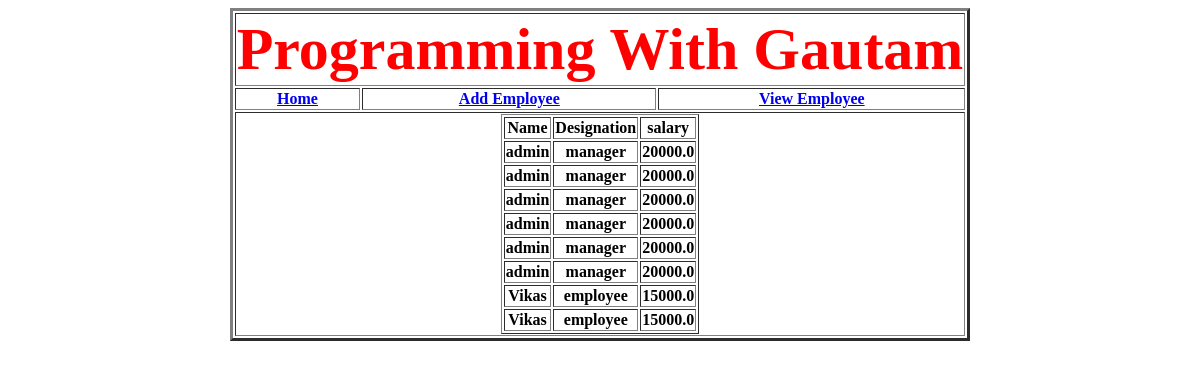
The app's page /view_emp/ with its own data.
### app8/models.py (models this page shows)
class employee(models.Model):
    name=models.CharField(max_length=30)
    designation=models.CharField(max_length=30)
    salary=models.FloatField()

### app8/views.py (the view)
# urls.py: path('view_emp/', views.viewemp),
def viewemp(request):
    result=employee.objects.all()
    return render(request, 'allemp.html',{"data":result})

### templates/allemp.html
{% extends 'index.html' %}
{% block one %}
    <table align="center" border="1">
    <tr><th>Name</th><th>Designation</th><th>salary</th></tr>
        {% for x in data %}
            <tr><th>{{ x.name }}</th>
                <th>{{ x.designation }}</th>
                <th>{{ x.salary }}</th>
            </tr>
        {%  endfor %}
    </table>
{% endblock %}

### templates/Index.html
{% extends 'common.html' %}
{% block pwg %}
    <table border="3" align="center">
        <tr><th id="title" colspan="3">Programming With Gautam</th></tr>
        <tr>
            <th class="menu"><a href="/home/">Home</a></th>
            <th class="menu"><a href="/add_emp/">Add Employee</a></th>
            <th class="menu"><a href="/view_emp/">View Employee</a></th>
        </tr>
    <tr><th colspan="3">{% block one %}
    {% endblock %}</th></tr>
    </table>
{% endblock %}

### templates/common.html (shortened to what this page needs)
{% load static %}
<html>
<head>
    <link rel="stylesheet" href="{% static 'css/home.css' %}">
</head>
<body>
{% block pwg %}
{% endblock %}
</body>

### app8/static/css/home.css (style rules this page uses)
#title { font-family: "Droid Sans Mono Dotted"; font-size: 60px; color: red; }
.menu { font-family: "Droid Sans Mono"; font-size: medium; color: green; }

### records on screen
employee: name "admin", designation "manager", salary "20000.0"
employee: name "admin", designation "manager", salary "20000.0"
employee: name "admin", designation "manager", salary "20000.0"
employee: name "admin", designation "manager", salary "20000.0"
employee: name "admin", designation "manager", salary "20000.0"
employee: name "admin", designation "manager", salary "20000.0"
employee: name "Vikas", designation "employee", salary "15000.0"
employee: name "Vikas", designation "employee", salary "15000.0"
